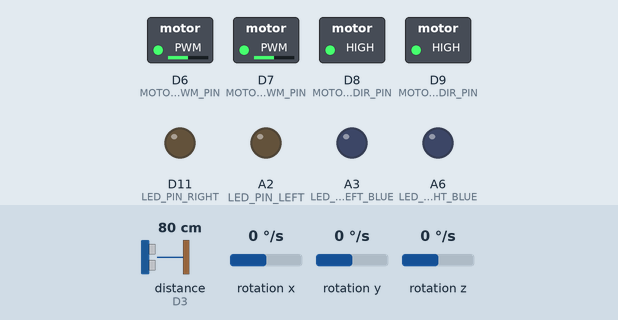
Simulated run of this sketch. Board: Arduino Nano 33 BLE. Shown: switched loads named in the sketch (green lamp = pin HIGH), output pins drawn as LEDs (lit = HIGH). Wiring (inferred from the names in the program): ultrasonic range finder: trigger D2; echo D3. The test bench sets the inputs (shaded band); at power-on: distance to the obstacle (sensor on D3) 80 cm, rotation z 0 °/s, rotation x 0 °/s, rotation y 0 °/s. The echo pulse lasts 58.3 µs per cm; pins used as bus, display or sensor lines are not drawn.

Above: at 1.2 s.
1.3 s: distance to the obstacle (sensor on D3) set to 12 cm
2.8 s: distance to the obstacle (sensor on D3) set to 9 cm
At 4.8 s:
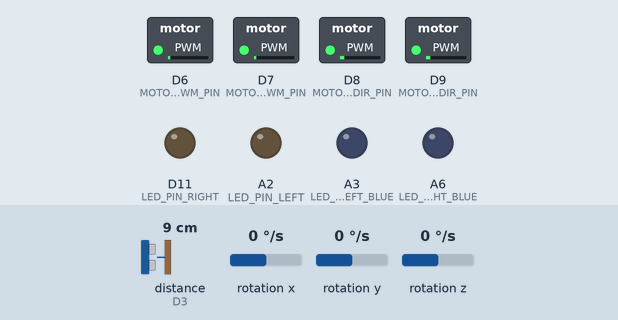
5.8 s: rotation z set to -192 °/s
At 6.14 s:
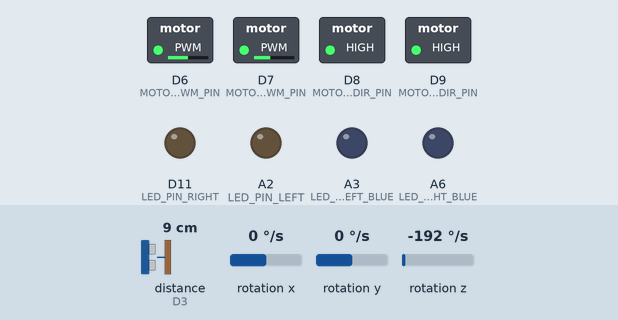
Timing chart, 0 to 14.8 s (numbered marks = the images above; inputs shaded):
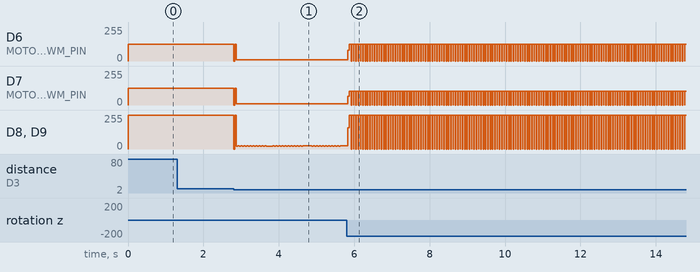

The sketch:

LAB11_Straight_line_motors.ino
```cpp
#include <Arduino.h>
#include <Arduino_LSM9DS1.h>  // Include the library for the built-in accelerometer and gyroscope

// Ultrasonic sensor pins
const int TRIGGER_PIN = 2;
const int ECHO_PIN = 3;

// Motor pins
const int MOTOR1_PWM_PIN = 7;
const int MOTOR1_DIR_PIN = 8;
const int MOTOR2_PWM_PIN = 6;
const int MOTOR2_DIR_PIN = 9;

// LEDs pins
const int LED_PIN_LEFT = A2;
const int LED_PIN_RIGHT = D11;
const int LED_PIN_LEFT_BLUE = A3;
const int LED_PIN_RIGHT_BLUE = A6;

// Set PWM frequency for motors
const int PWM_FREQUENCY = 1000;

// Gyroscope control variables
float initial_heading = 0;
float current_heading = 0;

// Target speed
const int TARGET_SPEED = 50;  // Define your desired speed here (0-100)

// Function to measure distance using ultrasonic sensor
long measure_distance() {
    digitalWrite(TRIGGER_PIN, LOW);
    delayMicroseconds(2);
    digitalWrite(TRIGGER_PIN, HIGH);
    delayMicroseconds(10);
    digitalWrite(TRIGGER_PIN, LOW);
    long duration = pulseIn(ECHO_PIN, HIGH);
    long distance_cm = duration * 0.034 / 2;
    return distance_cm;
}

// Function to set motor speeds
void motors_speed(int left_wheel_speed, int right_wheel_speed) {
    if (left_wheel_speed > 0) {
        digitalWrite(MOTOR1_DIR_PIN, HIGH);
    } else {
        digitalWrite(MOTOR1_DIR_PIN, LOW);
    }

    if (right_wheel_speed > 0) {
        digitalWrite(MOTOR2_DIR_PIN, HIGH);
    } else {
        digitalWrite(MOTOR2_DIR_PIN, LOW);
    }

    left_wheel_speed = abs(left_wheel_speed);
    left_wheel_speed = constrain(left_wheel_speed, 0, 100);
    int left_pwm_value = map(left_wheel_speed, 0, 100, 0, 255);
    analogWrite(MOTOR1_PWM_PIN, left_pwm_value);

    right_wheel_speed = abs(right_wheel_speed);
    right_wheel_speed = constrain(right_wheel_speed, 0, 100);
    int right_pwm_value = map(right_wheel_speed, 0, 100, 0, 255);
    analogWrite(MOTOR2_PWM_PIN, right_pwm_value);
}

// Function to read the gyroscope and calculate the current heading
void update_heading() {
    float x, y, z;
    if (IMU.readGyroscope(x, y, z)) {
        current_heading += z * 0.013;  // Adjust this factor based on your needs
    }
}

// Function to correct the robot's heading without changing the overall speed
void correct_heading() {
    float heading_error = initial_heading - current_heading;
    const float correction_threshold = 2.0;  // Threshold in degrees to apply correction

    if (heading_error > correction_threshold) {
        // Robot is veering left, briefly slow down the left wheel to correct
        motors_speed(TARGET_SPEED - 10, TARGET_SPEED);  // Decrease left wheel speed temporarily
        delay(50);  // Apply correction for a short duration
    } else if (heading_error < -correction_threshold) {
        // Robot is veering right, briefly slow down the right wheel to correct
        motors_speed(TARGET_SPEED, TARGET_SPEED - 10);  // Decrease right wheel speed temporarily
        delay(50);  // Apply correction for a short duration
    }

    // Restore both motors to the same speed after correction
    motors_speed(TARGET_SPEED, TARGET_SPEED);
}

void setup() {
    // Initialize serial communication
    Serial.begin(115200);

    // Initialize ultrasonic sensor pins
    pinMode(TRIGGER_PIN, OUTPUT);
    pinMode(ECHO_PIN, INPUT);

    // Initialize motor pins
    pinMode(MOTOR1_PWM_PIN, OUTPUT);
    pinMode(MOTOR1_DIR_PIN, OUTPUT);
    pinMode(MOTOR2_PWM_PIN, OUTPUT);
    pinMode(MOTOR2_DIR_PIN, OUTPUT);

    // Initialize LED pins
    pinMode(LED_PIN_LEFT, OUTPUT);
    pinMode(LED_PIN_RIGHT, OUTPUT);
    pinMode(LED_PIN_LEFT_BLUE, OUTPUT);
    pinMode(LED_PIN_RIGHT_BLUE, OUTPUT);

    // Initialize IMU (accelerometer and gyroscope)
    if (!IMU.begin()) {
        Serial.println("Failed to initialize IMU!");
        while (1);
    }

    // Set initial heading
    float x, y, z;
    if (IMU.readGyroscope(x, y, z)) {
        initial_heading = z * 180.0 / PI;  // Convert radians to degrees
    }

    // Set the motors to the target speed
    motors_speed(TARGET_SPEED, TARGET_SPEED);
}

void loop() {
    // Update the current heading
    update_heading();

    // Correct the robot's heading to maintain a straight line
    correct_heading();

    // Optionally, measure distance to avoid obstacles
    long distance_cm = measure_distance();
    if (distance_cm < 10) {
        motors_speed(0, 0);  // Stop if an obstacle is detected
    }

    // Add a small delay to avoid too frequent updates
    delay(10);
}
```

Measured:
- the behaviour switches between 11 and 10 cm on distance to the obstacle (sensor on D3) (found by bisection; images 0 and 1)
- after the input at 1.3 s, every drawn part: stays the same
- after the input at 2.8 s, D6 (MOTOR2_PWM_PIN), D7 (MOTOR1_PWM_PIN): 127/255 → 10/255 at once
- after the input at 5.8 s, D6 (MOTOR2_PWM_PIN): 10/255 → 79/255 at once, then repeats every 0.06 s: 127/255 0.05 s, 0/255 0.01 s; D7 (MOTOR1_PWM_PIN): 10/255 → 64/255 at once, then repeats every 0.06 s: 102/255 0.05 s, 0/255 0.01 s
- by itself, D8 (MOTOR1_DIR_PIN), D9 (MOTOR2_DIR_PIN): repeats every 0.06 s: 255/255 0.05 s, 0/255 0.01 s
